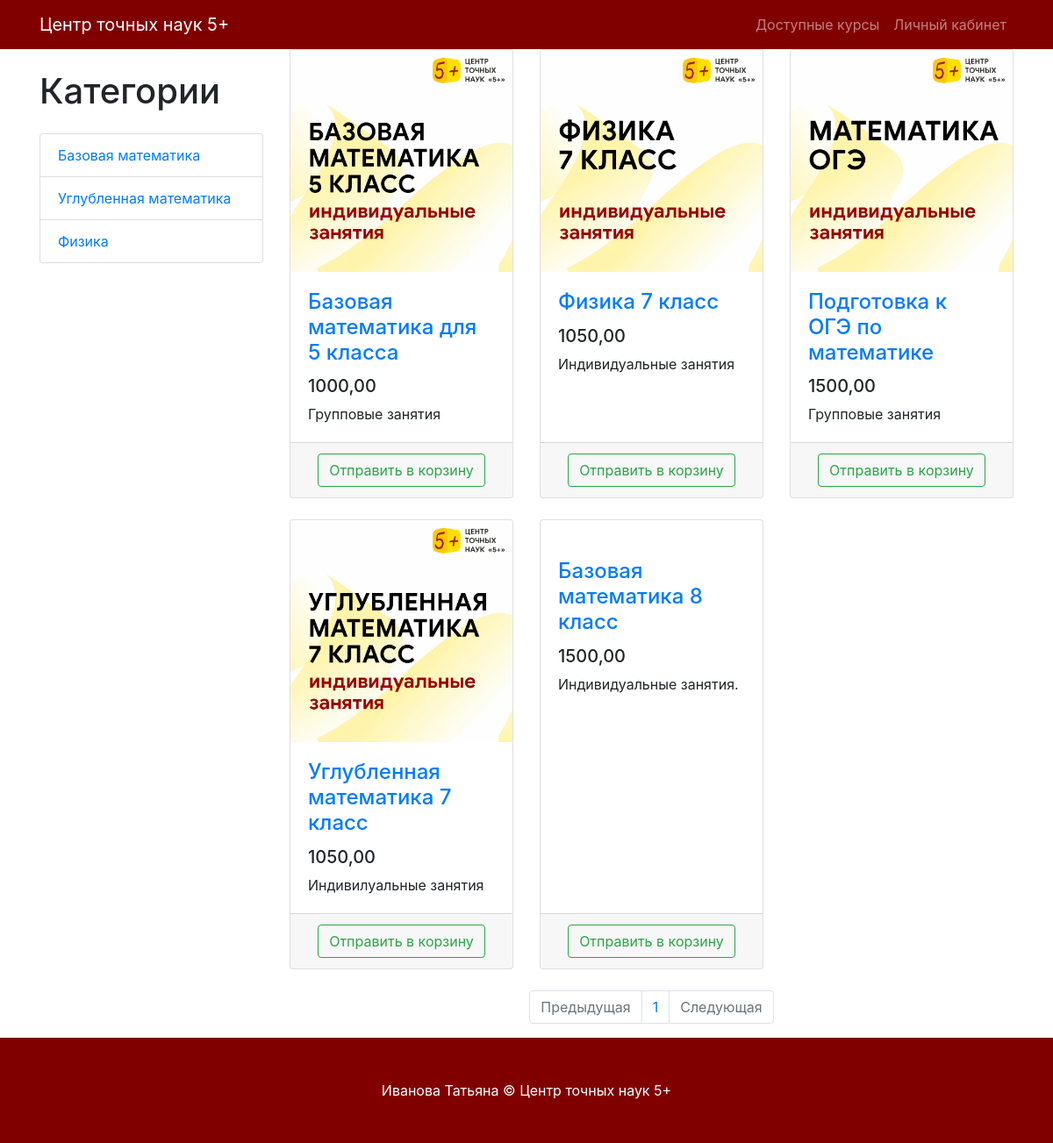
Page /products on the committed database.
### products/models.py (models this page shows, shortened)
class ProductCategory(models.Model):
    name = models.CharField(max_length= 128)
    description = models.TextField(null=True, blank=True)
    class Meta:
        verbose_name = 'категорию'
        verbose_name_plural = 'Категории'

class Products(models.Model):
    name = models.CharField(max_length= 256)
    description = models.TextField()
    price = models.DecimalField(max_digits=6, decimal_places= 2)
    quantity = models.PositiveIntegerField(default=0)
    image =models.ImageField(upload_to='products_images')
    category = models.ForeignKey(to=ProductCategory, on_delete=models.CASCADE)
    class Meta:
        verbose_name = 'продукт'
        verbose_name_plural = 'Продукты'

### products/views.py (the view)
# urls.py: path('', products, name='index'),
def products(request, category_id=None, page_number = 1):
    products = Products.objects.filter(category_id=category_id) if category_id else Products.objects.all()
    per_page= 6
    paginator = Paginator(products, per_page)
    products_paginator = paginator.page(page_number)
    context = {
        'title': 'Каталог',
        'categories': ProductCategory.objects.all(),
        'products': products_paginator,
    }
    return render(request, 'products/products.html', context)

### products/templates/products/products.html
{% extends 'products/base.html' %}
{% load static %}
{% block css %}
    <link href="{% static 'vendor/css/products.css'%}" rel="stylesheet">
{% endblock %}
{% block content%}
    <div class="container">
    <div class="row">
        <div class="col-lg-3">
            <h1 class="my-4">Категории</h1>
            <div class="list-group">
                {% for category in categories %}
                    <a href="{% url 'products:category' category.id %}" class="list-group-item">
                        {{category.name}}
                    </a>
                {% endfor %}
            </div>
        </div>
        <div class="col-lg-9">
            <div class="row">
                {% for product in products %}
                    <div class="col-lg-4 col-md-6 mb-4">
                        <div class="card h-100">
                            <a href="#">
                                <img class="card-img-top"
                                     src="{{ product.image.url}}"
                                     alt="">
                            </a>
                            <div class="card-body">
                                <h4 class="card-title">
                                    <a href="#">{{product.name}}</a>
                                </h4>
                                <h5>{{ product.price }}</h5>
                                <p class="card-text">{{ product.description }}</p>
                            </div>
                            <div class="card-footer text-center">
                                <a class="btn btn-outline-success" href="{% url 'products:basket_add' product.id %}">
                                    Отправить в корзину
                                </a>
                            </div>
                        </div>
                    </div>
                    {% endfor %}
            </div>
            <nav aria-label="Page navigation example">
                <ul class="pagination justify-content-center">
                    <li class="page-item {% if not products.has_previous %} disabled {% endif %}">
                        <a class="page-link"
                           href="{% if products.has_previous %} {% url 'products:paginator' products.previous_page_number %} {% else %} # {% endif %}"
                           tabindex="-1" aria-disabled="true">
                            Предыдущая
                        </a>
                    </li>
                    {% for page in products.paginator.page_range %}
                        <li class="page-item">
                            <a class="page-link"
                               href="{% url 'products:paginator' page  %}">
                               {{ page }}
                            </a>
                        </li>
                    {% endfor %}
                    <li class="page-item {% if not products.has_next %} disabled {% endif %}">
                        <a class="page-link"
                           href="{% if products.has_next %} {% url 'products:paginator' products.next_page_number %} {% else %} # {% endif %}">
                            Следующая
                        </a>
                    </li>
                </ul>
            </nav>
        </div>
    </div>
</div>
{% endblock %}
{% block footer %}
    <footer class="py-5 bg-dark">
    <div class="container">
        <p class="m-0 text-center text-white">Иванова Татьяна &copy; Центр точных наук 5+ </p>
    </div>
{% endblock %}

### products/templates/products/base.html (shortened to what this page needs)
{% load static %}
<!DOCTYPE html>
<html lang="en">
<head>
    <link href="{% static 'vendor/bootstrap/css/bootstrap.min.css'%}" rel="stylesheet">
    {% block css %}
    {% endblock %}
</head>
<body>
<nav class="navbar navbar-expand-lg navbar-dark bg-dark fixed-top">
    <div class="container">
        <a class="navbar-brand" href="{% url 'index' %}">Центр точных наук 5+</a>
        <div class="collapse navbar-collapse" id="navbarResponsive">
            <ul class="navbar-nav ml-auto">
                <li class="nav-item">
                    <a class="nav-link" href="{% url 'products:index' %}">Доступные курсы  </a>
                </li>
                {% if user.is_authenticated %}
                    <li class="nav-item dropdown">
                    <a class="nav-link dropdown-toggle" href="#" id="navbarDropdown" role="button"
                       data-bs-toggle="dropdown" aria-expanded="false">
                        <i class="fas fa-user-circle"></i>
                    </a>
                    <ul class="dropdown-menu" aria-labelledby="navbarDropdown">
                        <li>
                            <a class="dropdown-item" href="{% url 'users:profile' %}">Профиль</a>
                        </li>
                        {% if user.is_superuser or user.is_staff %}
                            <li>
                                <a class="dropdown-item" href="{% url 'admin:index' %}">
                                    Админ-панель
                                </a>
                            </li>
                        {% endif %}
                        <li>
                            <hr class="dropdown-divider">
                        </li>
                        <li>
                            <a class="dropdown-item" href="{% url 'users:logout' %}">
                                Выйти
                            </a>
                        </li>
                    </ul>
                </li>
                {% else %}
                    <li class="nav-item">
                        <a class="nav-link" href="{% url 'users:login' %}">Личный кабинет </a>
                    </li>
                {% endif %}
            </ul>
        </div>
    </div>
</nav>
{% block content %} {% endblock %}
{% block footer %} {% endblock %}
</body>
</html>

### rows in the picture
ProductCategory: name "Базовая математика"
ProductCategory: name "Углубленная математика"
ProductCategory: name "Физика"
Products: image (picture), name "Базовая математика для 5 класса", price "1000,00", description "Групповые занятия"
Products: image (picture), name "Физика 7 класс", price "1050,00", description "Индивидуальные занятия"
Products: image (picture), name "Подготовка к ОГЭ по математике", price "1500,00", description "Групповые занятия"
Products: image (picture), name "Углубленная математика 7 класс", price "1050,00", description "Индивилуальные занятия"
Products: name "Базовая математика 8 класс", price "1500,00", description "Индивидуальные занятия."

### other values in the picture
{{ page }} "1"
